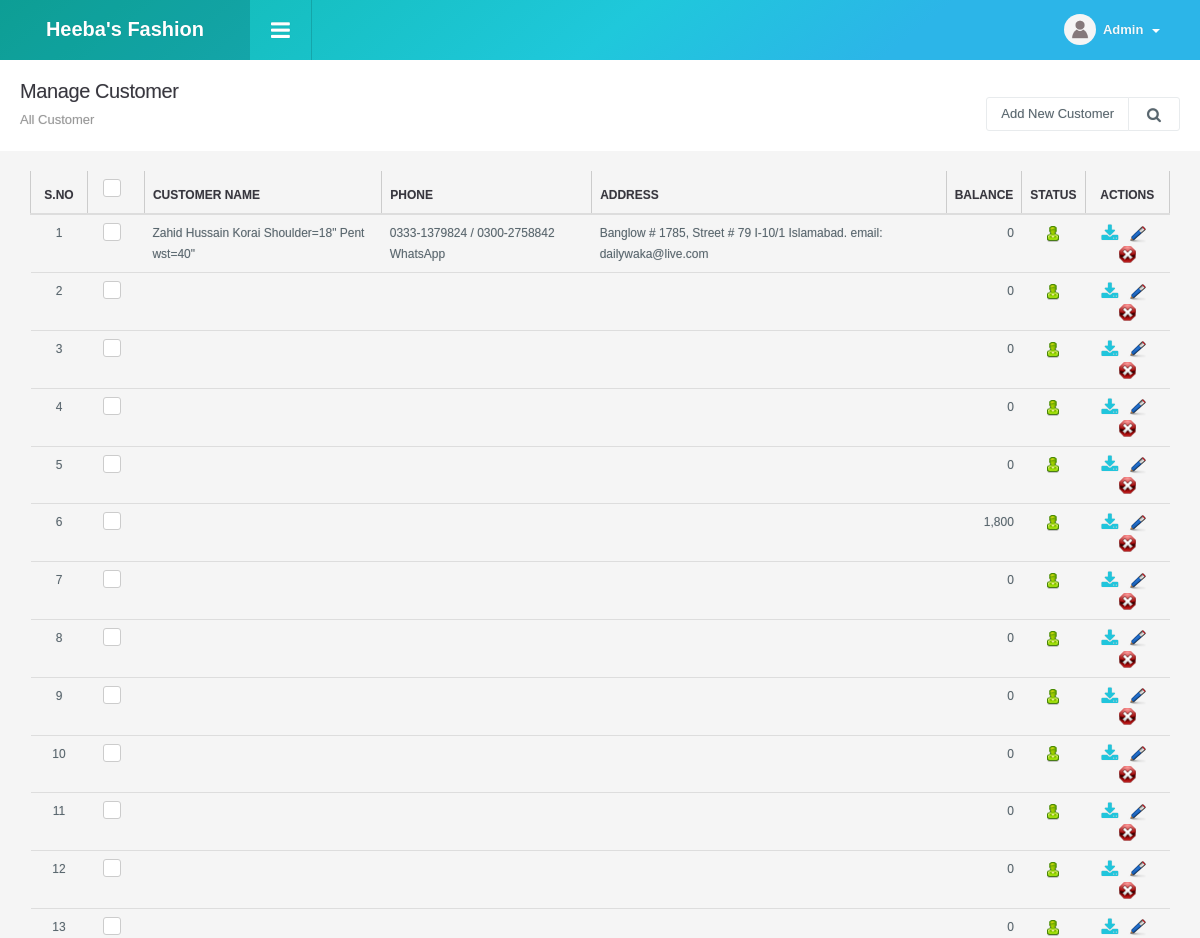
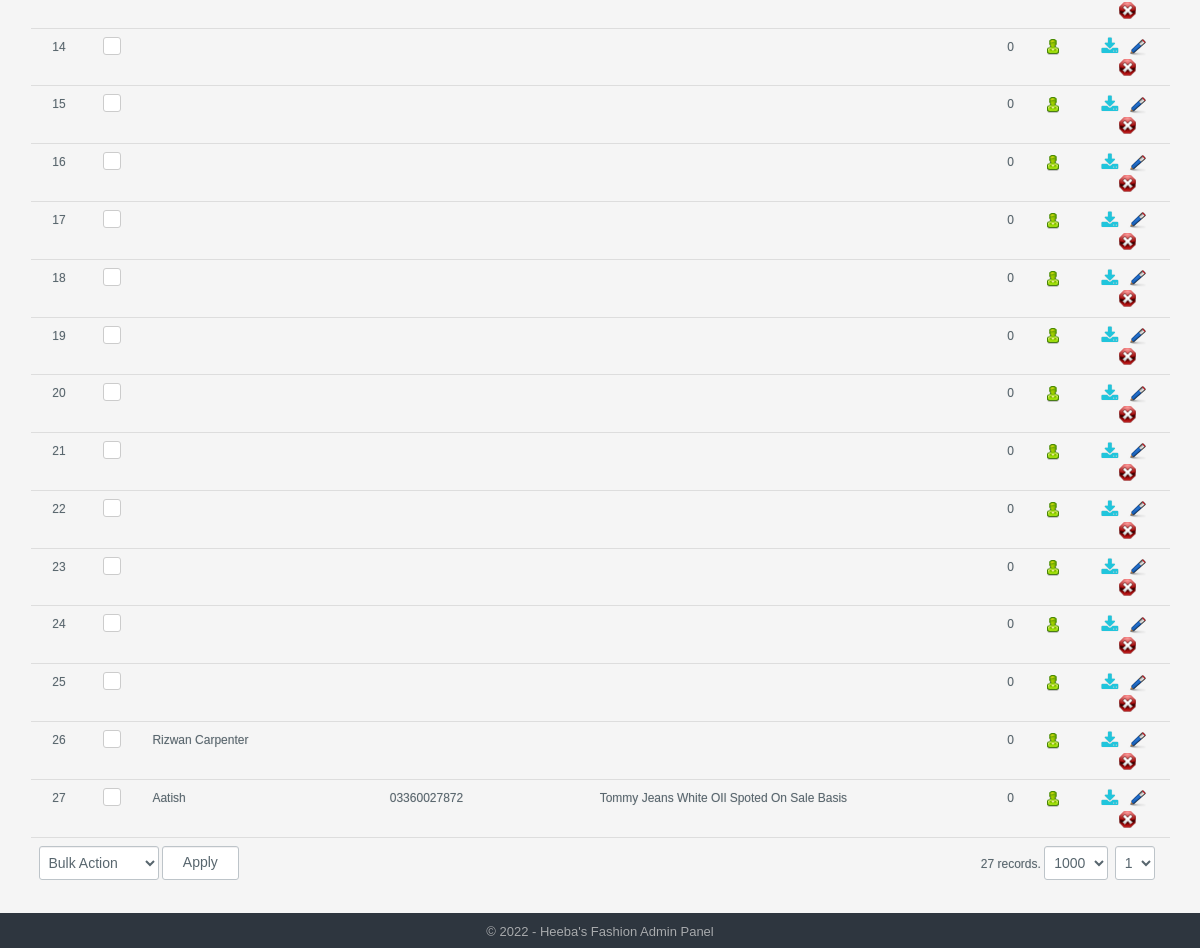
The page /customer_manage.php (signed in) on the database as committed earlier (2 pictures, top to bottom).
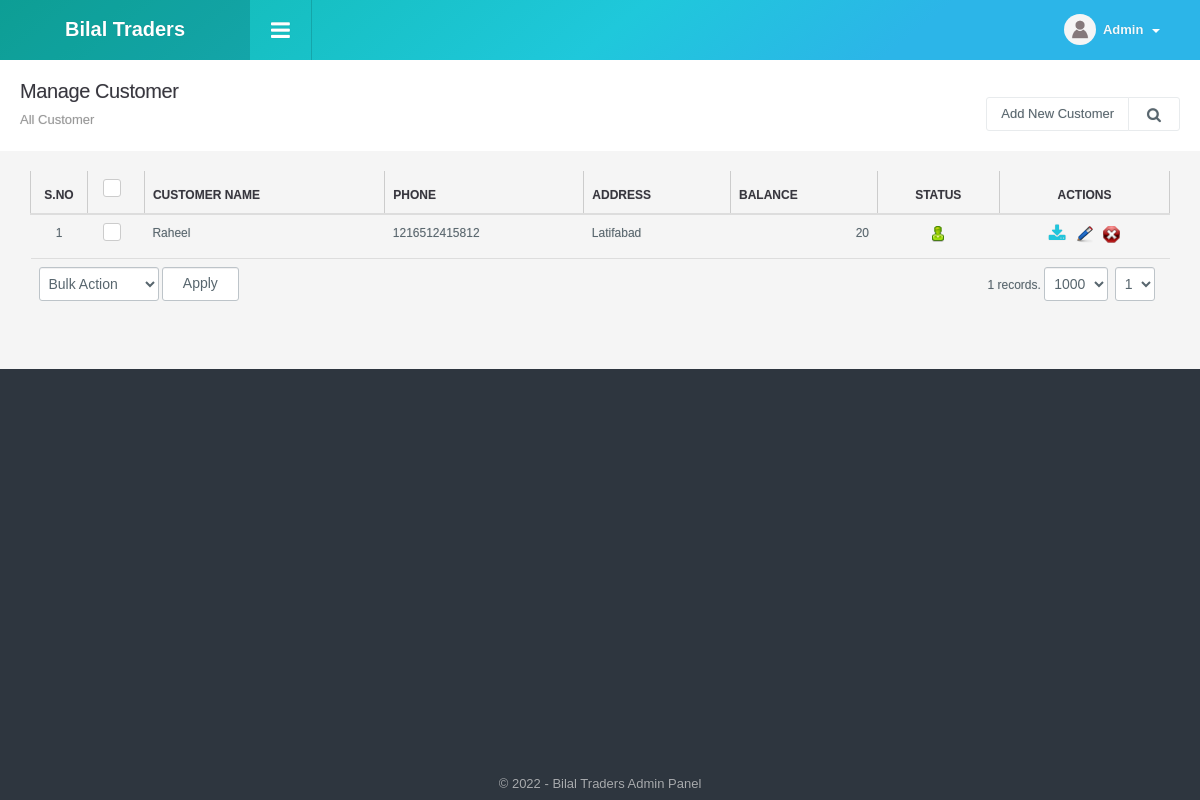
The same page on the database as committed later.
### tables this page shows
CREATE TABLE `config_variable` (
  `id` int NOT NULL,
  `config_type_id` int NOT NULL,
  `title` varchar(512) NOT NULL,
  `notes` varchar(512) NOT NULL,
  `type` varchar(200) NOT NULL,
  `default_values` text NOT NULL,
  `key` varchar(200) NOT NULL,
  `value` text NOT NULL,
  `sortorder` int NOT NULL
);

CREATE TABLE `customer` (
  `id` int NOT NULL,
  `customer_code` varchar(50) DEFAULT NULL,
  `customer_name` varchar(100) NOT NULL,
  `phone` varchar(50) NOT NULL,
  `address` text NOT NULL,
  `balance` decimal(10,2) NOT NULL,
  `status` int NOT NULL DEFAULT '1',
  `ts` timestamp NOT NULL DEFAULT CURRENT_TIMESTAMP
);

### include/utility.php (called while the page is built, shortened)
<?php
function get_config($var){
	global $dblink;
	$sql="select value from config_variable where `key`='".slash($var)."'";
	$resConfig=doquery($sql,$dblink);
	if(numrows($resConfig)>0){
		while($rowConfig=dofetch($resConfig))
			return unslash($rowConfig["value"]);
	}
}
$site_title=get_config("site_title");
function slash($str){
	if(!is_array($str))
		return utf8_encode(addslashes($str));
	else{
		for($i=0; $i<count($str); $i++)
			$str[$i]=slash($str[$i]);
		return $str;
	}
}
function unslash($str){
	return stripslashes(utf8_decode($str));
	}
function curr_format($amount){
	return number_format($amount, 0, '.',',')." ".get_config("currency_code");
}
function get_customer_balance( $customer_id, $dt = 0 ){
	global $dblink;
	if( empty( $dt ) ) {
		$dt = date( "Y-m-d H:i:s" );
	}
	$balance = 0;
	$customer = doquery( "select balance from customer where id = '".$customer_id."'", $dblink );
	if( numrows( $customer ) > 0 ) {
		$customer = dofetch( $customer );
		$sql="select sum(amount) as amount from (select concat( 'Sale #', id) as transaction, net_price as amount from sales where customer_id = '".$customer_id."' and datetime_added <='".$dt."' union select concat( 'Payment #', id) as transaction, -amount from customer_payment where customer_id = '".$customer_id."' and datetime_added <='".$dt."') as transactions";
		$balance=dofetch(doquery($sql,$dblink));
		$balance = $customer["balance"] + $balance[ "amount" ];
	}
	return $balance;
}

### include/db.php (called while the page is built, shortened)
<?php
function doquery($qr,$lnk){
	@$res=mysqli_query($lnk, $qr) or die($qr." - ".mysqli_error($lnk));
	return $res;
}
function dofetch($rs){
	@$rec=mysqli_fetch_array($rs);
	return $rec;
}
function numrows($rs){
	return mysqli_num_rows($rs);
}

### modules/customer/list.php (the view, shortened to what the changed rows need)
<?php
$extra='';
?>
<div class="page-header">
	<h1 class="title">Manage Customer</h1>
</div>
<div class="panel-body table-responsive">
	<table class="table table-hover list">
    	<thead>
            <tr>
                <th width="5%" class="text-center">S.no</th>
                <th class="text-center" width="5%"><div class="checkbox checkbox-primary">
                    <label for="select_all"></label></div></th>
                <th>Customer Name</th>
                <th>Phone</th>
                <th>Address</th>
                <th>Balance</th>
                <th class="text-center">Status</th>
                <th class="text-center">Actions</th>
            </tr>
    	</thead>
    	<tbody>
			<?php
            $sql="select * from customer where 1 $extra";
            $rs=show_page($rows, $pageNum, $sql);
            if(numrows($rs)>0){
                $sn=1;
                while($r=dofetch($rs)){
                    ?>
                    <tr>
                        <td class="text-center"><?php echo $sn;?></td>
                        <td class="text-center"><div class="checkbox margin-t-0 checkbox-primary">
                            <label for="<?php echo "rec_".$sn?>"></label></div>
                        </td>
                        <td><?php echo unslash($r["customer_name"]); ?></td>
                        <td><?php echo unslash($r["phone"]); ?></td>
                        <td><?php echo unslash($r["address"]); ?></td>
                        <td class="text-right">
                        	<?php
                            echo curr_format( get_customer_balance( $r[ "id" ] ) );
							?>
                        </td>
                        <td class="text-center"><a href="customer_manage.php?id=<?php echo $r['id'];?>&tab=status&s=<?php echo ($r["status"]==0)?1:0;?>">
                            <?php
                            if($r["status"]==0){
                                ?>
                                <img src="images/offstatus.png" alt="Off" title="Set Status On">
                                <?php
                            }
                            else{
                                ?>
                                <img src="images/onstatus.png" alt="On" title="Set Status Off">
                                <?php
                            }
                            ?>
                        </a></td>
                        <td class="text-center">
                        	<a href="customer_manage.php?tab=report&id=<?php echo $r['id'];?>" class="download-icon"><i class="fa fa-download" aria-hidden="true"></i></a>&nbsp;&nbsp;
                            <a href="customer_manage.php?tab=edit&id=<?php echo $r['id'];?>"><img title="Edit Record" alt="Edit" src="images/edit.png"></a>&nbsp;&nbsp;
                            <a onclick="return confirm('Are you sure you want to delete')" href="customer_manage.php?id=<?php echo $r['id'];?>&amp;tab=delete"><img title="Delete Record" alt="Delete" src="images/delete.png"></a>
                        </td>
                    </tr>
                    <?php
                    $sn++;
                }
                ?>
                <tr>
                    <td colspan="5" class="actions">
                        <select name="bulk_action" id="bulk_action" title="Choose Action">
                            <option value="null">Bulk Action</option>
                        </select>
                        <input type="button" name="apply" value="Apply" id="apply_bulk_action" class="btn btn-light" title="Apply Action"  />
                    </td>
                    <td colspan="8" class="paging" title="Paging" align="right"><?php echo pages_list($rows, "customer", $sql, $pageNum)?></td>
                </tr>
                <?php
            }
            else{
                ?>
                <tr>
                    <td colspan="8"  class="no-record">No Result Found</td>
                </tr>
                <?php
            }
            ?>
    	</tbody>
  	</table>
</div>

### include/header.php (shortened to what the changed rows need)
<!DOCTYPE html>
<html>
<head>
<link type="text/css" rel="stylesheet" href="css/font-awesome.min.css" />
<link type="text/css" rel="stylesheet" href="css/font-awesome.css" />
<link type="text/css" rel="stylesheet"  href="css/bootstrap.css" />
<link rel="stylesheet" href="css/bootstrap-datetimepicker.min.css" />
<link type="text/css" rel="stylesheet"  href="css/awesome-bootstrap-checkbox.css" />
<link href="css/general.css" type="text/css" rel="stylesheet" />
<link type="text/css" rel="stylesheet"  href="css/style.css" />
<link rel="stylesheet" href="css/style.min.css">
</head>
<body>
	<div id="wrapper" class="round_corners">
    	<div id="top" class="clearfix">
            <div class="applogo">
                <a href="index.php" class="logo"><?php $admin_logo=get_config("admin_logo"); if(empty($admin_logo)) echo $site_title; else { ?><img src="<?php echo $file_upload_root;?>config/<?php echo $admin_logo?>" /><?php }?></a>
            </div>
        </div>
		<div class="content">

### include/footer.php (shortened to what the changed rows need)
<div id="footer" class="bottom_round_corners">
	<div id="footer_content">
    	<address>&copy; <?php echo date("Y");?> - <?php echo $site_title; ?> Admin Panel</address>
    </div>
</div>
</div>
<link href="js/fancybox/jquery.fancybox.css" rel="stylesheet" type="text/css" />
<link href="js/chosen/chosen.css" rel="stylesheet" type="text/css" />
<link href="css/jquery-ui.min.css" rel="stylesheet" type="text/css" />
<?php include("include/upload_center.php");?>
<link rel="stylesheet" type="text/css" href="css/angularjs-datetime-picker.css" />
</body>
</html>

Rows that differ between the two databases and show on the page:
removed customer: customer_name "Zahid Hussain Korai Shoulder=18\" Pent wst=40\"", phone "0333-1379824 / 0300-2758842 WhatsApp", address "Banglow # 1785, Street # 79 I-10/1 Islamabad. email: dailywaka@live.com", r "0", status 1 (drawn)
removed customer: r "0", status 1 (drawn)
removed customer: r "0", status 1 (drawn)
removed customer: r "0", status 1 (drawn)
removed customer: r "0", status 1 (drawn)
removed customer: r "1,800", status 1 (drawn)
removed customer: r "0", status 1 (drawn)
removed customer: r "0", status 1 (drawn)
removed customer: r "0", status 1 (drawn)
removed customer: r "0", status 1 (drawn)
removed customer: r "0", status 1 (drawn)
removed customer: r "0", status 1 (drawn)
removed customer: r "0", status 1 (drawn)
removed customer: r "0", status 1 (drawn)
removed customer: r "0", status 1 (drawn)
removed customer: r "0", status 1 (drawn)
removed customer: r "0", status 1 (drawn)
removed customer: r "0", status 1 (drawn)
removed customer: r "0", status 1 (drawn)
removed customer: r "0", status 1 (drawn)
removed customer: r "0", status 1 (drawn)
removed customer: r "0", status 1 (drawn)
removed customer: r "0", status 1 (drawn)
removed customer: r "0", status 1 (drawn)
removed customer: r "0", status 1 (drawn)
removed customer: customer_name "Rizwan Carpenter", r "0", status 1 (drawn)
removed customer: customer_name "Aatish", phone "03360027872", address "Tommy Jeans White OIl Spoted On Sale Basis", r "0", status 1 (drawn)
changed config_variable: value "Heeba's Fashion" → "Bilal Traders"
added customer: customer_name "Raheel", phone "1216512415812", address "Latifabad", r "20", status 1 (drawn)
Other text that changed with them:
pages_list($rows, "customer", $sql, $pageNum): "27 records." → "1 records."
